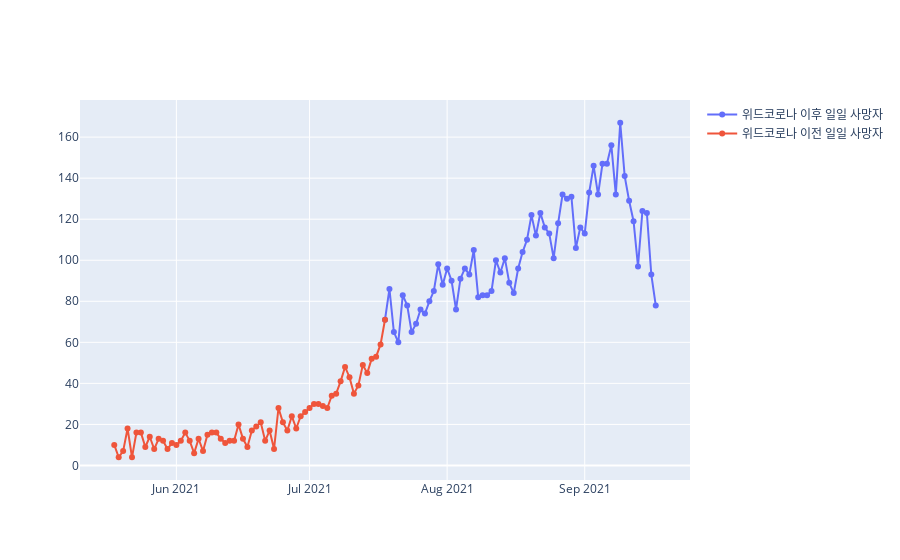

This figure's notebook cell:
### Code cell
fig = go.Figure()
fig.add_trace(go.Scatter(x=UK_data_ac['date'], y=UK_data_ac['newDailyNsoDeathsByDeathDate'],
                    mode='lines+markers',
                    name='위드코로나 이후 일일 사망자'))
fig.add_trace(go.Scatter(x=UK_data_bc['date'], y=UK_data_bc['newDailyNsoDeathsByDeathDate'],
                    mode='lines+markers',
                    name='위드코로나 이전 일일 사망자'))
fig.show()
